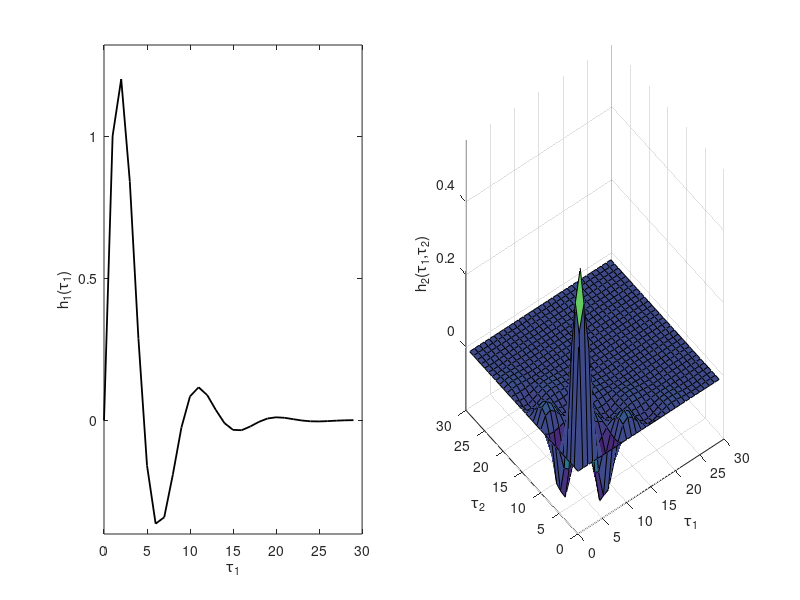
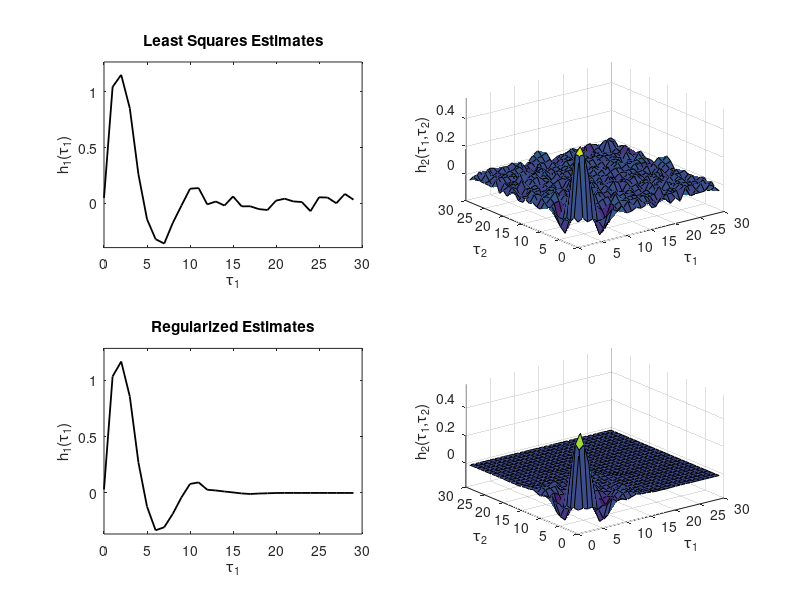

Reproduce these figures in MATLAB, in order. (Note: this script raises an error after producing the figures.)
clear
close all
clc

load('Chap3Example_n30_truekernels');

figure(1)
subplot(1,2,1)
plot(0:length(h1_true)-1,h1_true,'k','LineWidth',1.3);
axis([0 length(h1_true) 1.1*min(h1_true(:)) 1.1*max(h1_true(:))])
xlabel('\tau_1');
ylabel('h_1(\tau_1)');
subplot(1,2,2)
surf(0:length(h2_true)-1,0:length(h2_true)-1,h2_true);
axis([0 length(h2_true) 0 length(h2_true) 1.1*min(h2_true(:)) 1.1*max(h2_true(:))])
xlabel('\tau_1')
ylabel('\tau_2')
zlabel('h_2(\tau_1,\tau_2)')

% load('Chap3Example_N1000_NoiseVar1_n30_butterworthinput');
% load('Chap3Example_butterworthinput');

load('Chap3Example_N1000_NoiseVar1_n30_whiteinput');
load('Chap3Example_whiteinput');

figure(2)
subplot(2,2,1)
plot(0:length(h1_LS)-1,h1_LS,'k','LineWidth',1.3);
axis([0 length(h1_true) 1.1*min(h1_LS(:)) 1.1*max(h1_LS(:))])
xlabel('\tau_1');
ylabel('h_1(\tau_1)');
title('Least Squares Estimates');
subplot(2,2,2)
surf(0:length(h2_LS)-1,0:length(h2_LS)-1,h2_LS);
axis([0 length(h2_true) 0 length(h2_true) 1.1*min(h2_LS(:)) 1.1*max(h2_LS(:))])
xlabel('\tau_1')
ylabel('\tau_2')
zlabel('h_2(\tau_1,\tau_2)')

subplot(2,2,3)
plot(0:length(h1_REG)-1,h1_REG,'k','LineWidth',1.3);
axis([0 length(h1_true) 1.1*min(h1_REG(:)) 1.1*max(h1_REG(:))])
xlabel('\tau_1');
ylabel('h_1(\tau_1)');
title('Regularized Estimates');
subplot(2,2,4)
surf(0:length(h2_LS)-1,0:length(h2_LS)-1,h2_REG);
axis([0 length(h2_true) 0 length(h2_true) 1.1*min(h2_REG(:)) 1.1*max(h2_REG(:))])
xlabel('\tau_1')
ylabel('\tau_2')
zlabel('h_2(\tau_1,\tau_2)')


figure()
X = db(fft(input));
plot(linspace(0,0.5,length(X(1:end/2))),X(1:end/2),'k','LineWidth',1.3);
xlabel('Normalized frequency')
ylabel('Magnitude (dB)');
title('Input Spectrum');
